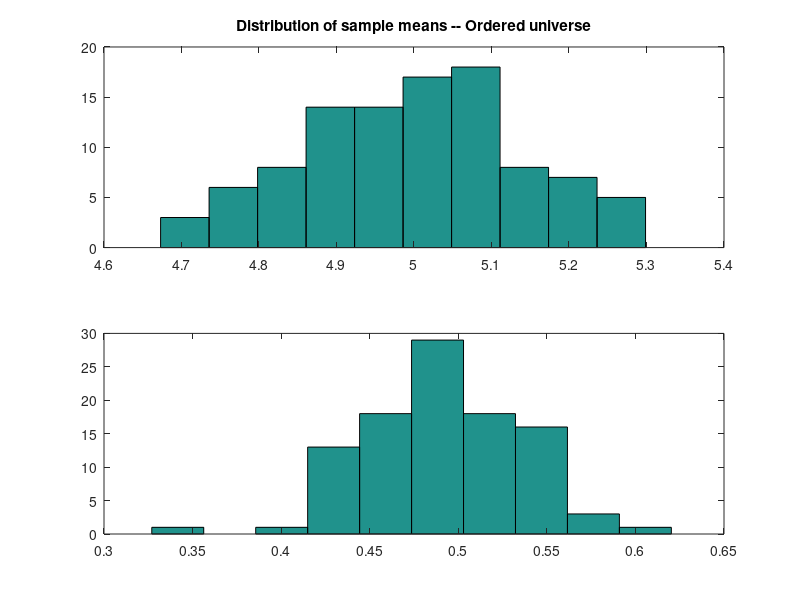

Here is the MATLAB script that generated this plot:
function [] = playgod()

numSamples = 50;    % larger # samples gives smaller standard error
the_universe = zeros(1,numSamples); 

% Standard error
% Uses standard deviation of the distribution of sample means
% NOT the standard deviation of any given sample

numSims =100;    % Larger # experiments only increases

for k = 1:numSims
    the_universe(k+1,:) = ((randn(1,numSamples) .* 1))+5;
end;

the_universe = the_universe(2:end,:);
figure;
subplot(2,1,1);
sample_means = mean(the_universe');
fprintf(1,'I have %i means\n', length(sample_means));
hist(sample_means);

mean_of_means = mean(sample_means);
stdev_means = std(sample_means);

fprintf(1,'Mean of means=%1.1f, STDEV = %1.2f\n', mean_of_means, stdev_means);
title('Distribution of sample means -- Ordered universe');


% And now for the wacky distribution
parallel_universe = zeros(1,numSamples);

magic_point = 0.7;


for k = 1:numSims
    x = randn(1,numSamples);
    parallel_universe(k+1,:) = x + (magic_point * (magic_point - x));;
end;
parallel_universe = parallel_universe(2:end,:);

fprintf(1,'----------------------\nPARALLEL UNIVERSE\n');
sample_means = mean(parallel_universe');
fprintf(1,'I have %i means\n', length(sample_means));
subplot(2,1,2);
hist(sample_means);

mean_of_means = mean(sample_means);
stdev_means = std(sample_means);

fprintf(1,'Mean of means=%1.1f, STDEV = %1.2f\n', mean_of_means, stdev_means);
 